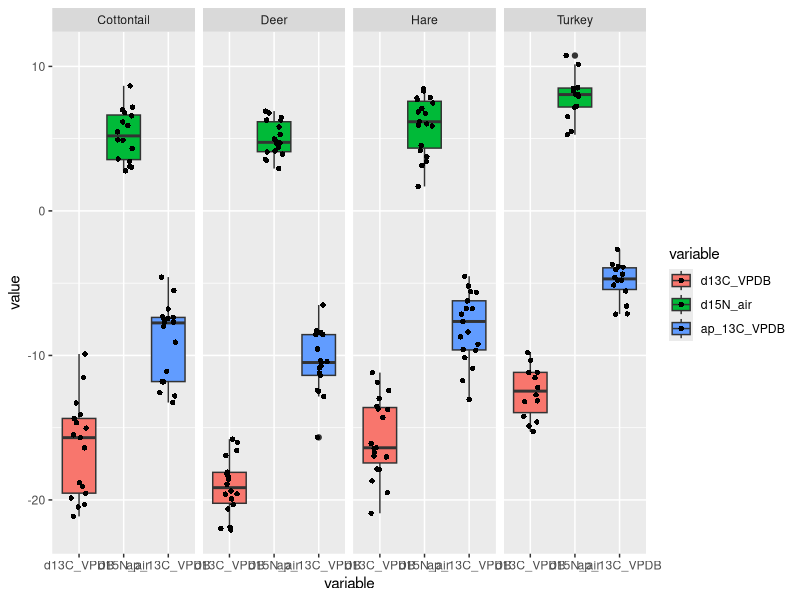
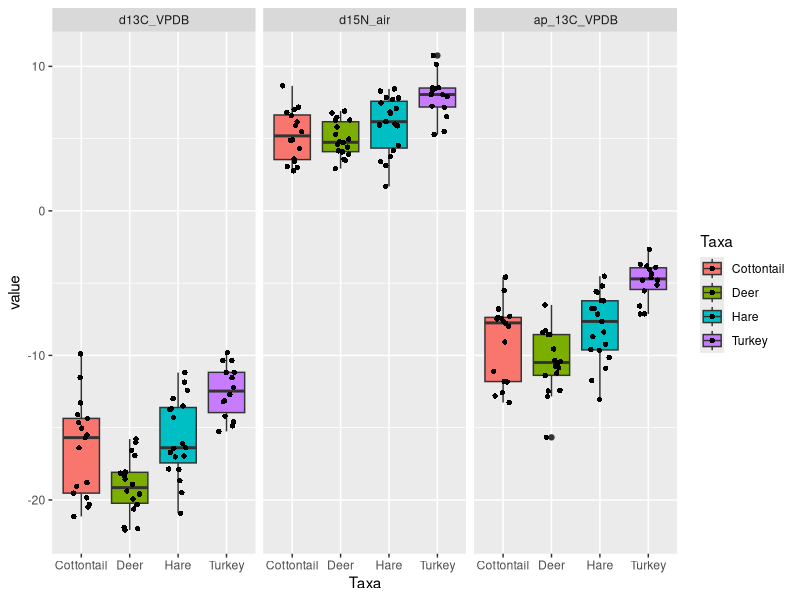
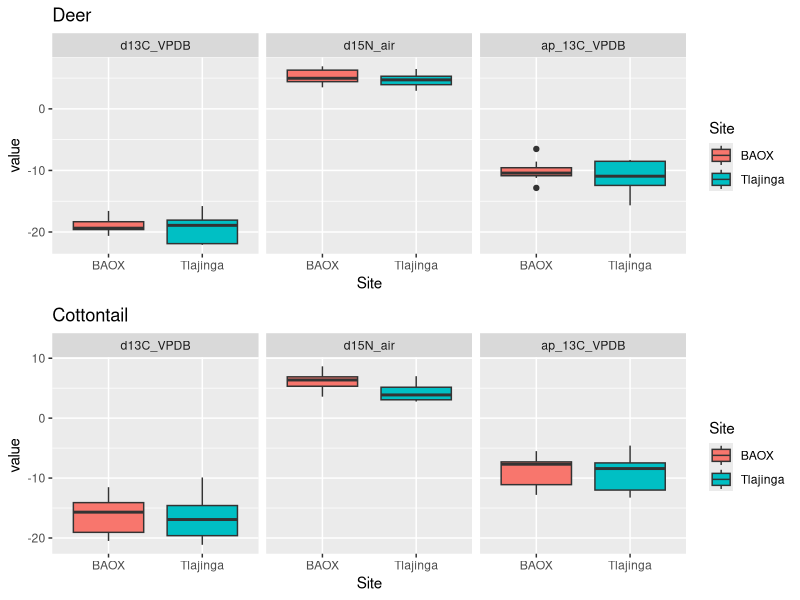
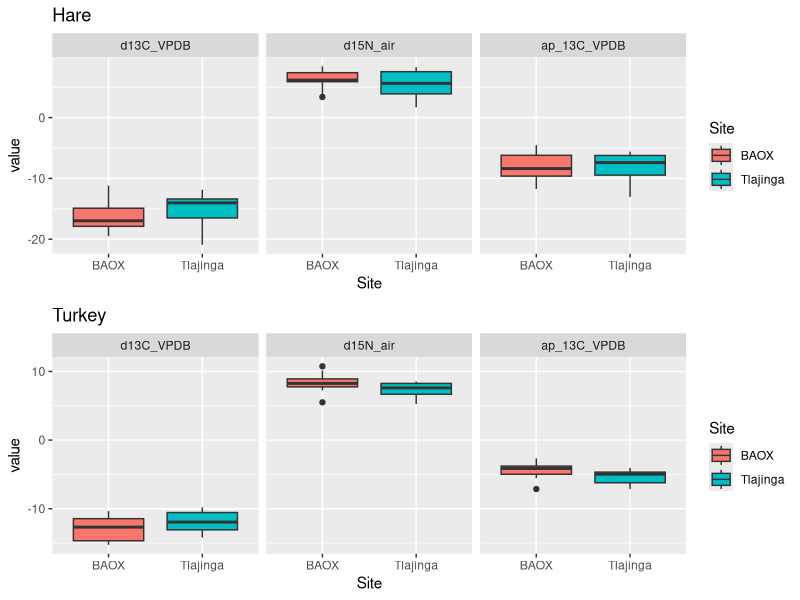
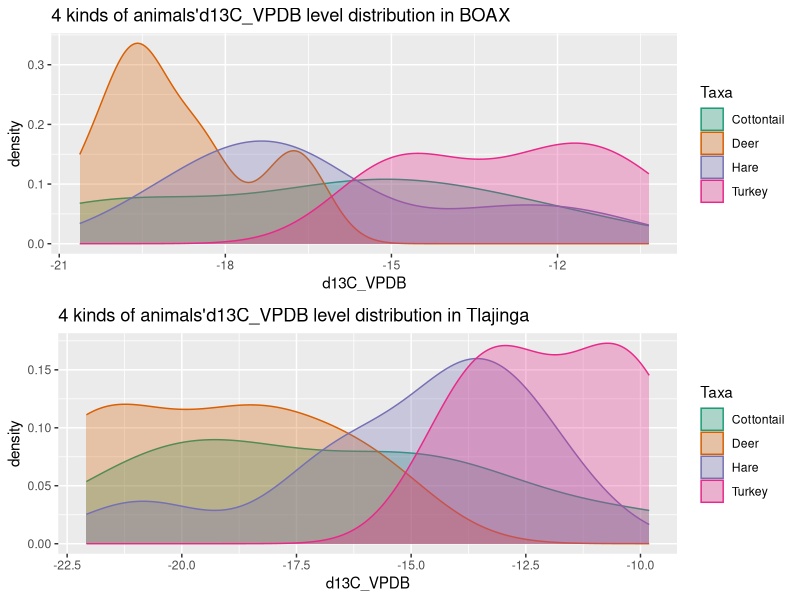
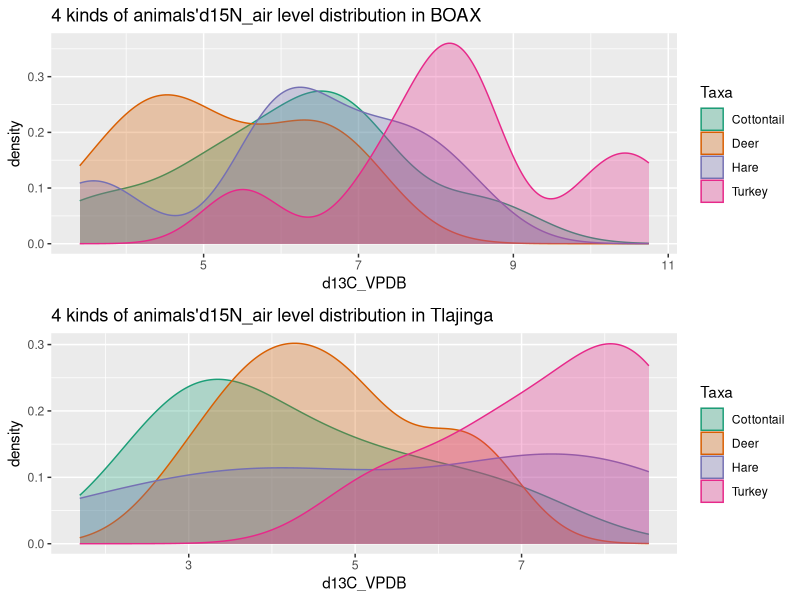
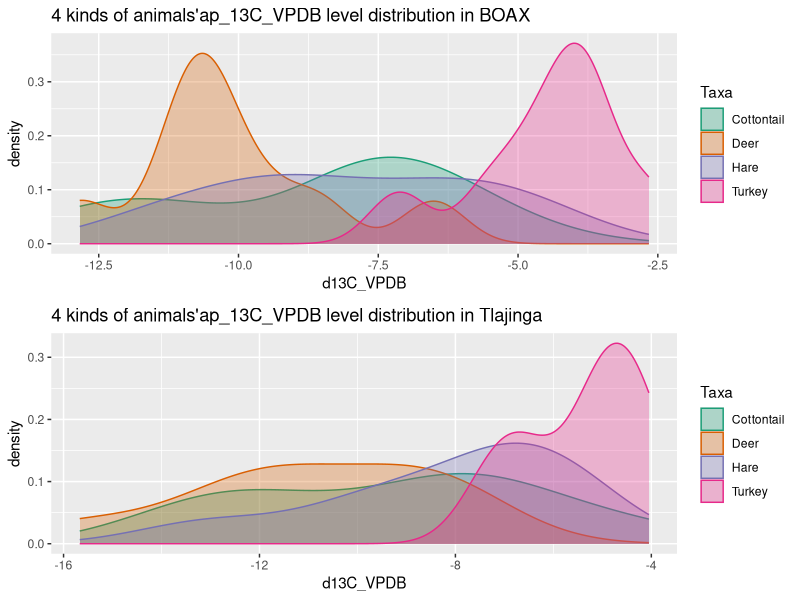
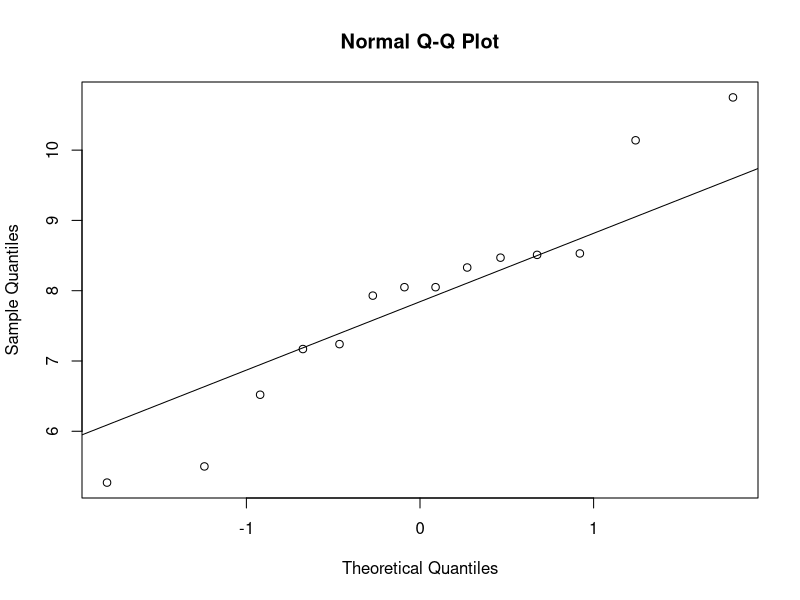

Generate these figures, in order, with R:
## ---- chunk 1
knitr::opts_chunk$set(echo = TRUE, message = FALSE, warning = FALSE)
# install.packages("foreign")
library(ggplot2)
library(openxlsx)
library(reshape2)
library(dplyr)
library(tidyr)
library("formattable")
library(stats)
## ---- chunk 2
#read data
data<-read.xlsx("for_stats_peeps.xlsx")
data<-data[,-2:-6]
data<-data[,-4]
removedata<-c("MC381","MC389","MC393","MC76")
#data <- na.omit(data)
i<-1
for(i in i:4) data<-subset(data,data$ID!=removedata[i])

## ---- chunk 3
#tidy data
data2<-data[,2:8]
data2<-data2[,-3]
data2<-data2[,-5]
aggdata<-melt(data2,id=(c("Taxa","Site")))

## ---- chunk 4
summ <- aggdata %>%                              
  group_by(Taxa,Site,variable) %>% 
  na.omit(aggdata) %>%
  summarize(min = min(value),
            median = median(value),
            mean = mean(value),
            max = max(value),
            sd = sd(value),
            count=n())
#formattable(summ)

## ---- chunk 5
ggplot(data = aggdata, aes(x=variable,y=value, fill=variable)) + 
  geom_boxplot()+
  geom_jitter(shape=16, position=position_jitter(0.2))+
  facet_wrap(~Taxa,nrow = 1)
## ---- chunk 6
ggplot(data = aggdata, aes(x=Taxa,y=value, fill=Taxa)) + 
  geom_boxplot()+
  geom_jitter(shape=16, position=position_jitter(0.2))+
  facet_wrap(~variable,nrow = 1)
## ---- chunk 7
data_deer<-aggdata[which(aggdata$Taxa=="Deer"),]
data_Cottontail<-aggdata[which(aggdata$Taxa=="Cottontail"),]
data_Hare<-aggdata[which(aggdata$Taxa=="Hare"),]
data_Turkey<-aggdata[which(aggdata$Taxa=="Turkey"),]

deer1<-ggplot(data = data_deer, aes(x=variable,y=value, fill=variable)) + 
  geom_boxplot()+
  #geom_jitter(shape=16, position=position_jitter(0.2))+
  labs(title = 'Deer')+
  facet_wrap(~Site,nrow = 1)

deer2<-ggplot(data = data_deer, aes(x=Site,y=value, fill=Site)) + 
  geom_boxplot()+
  #geom_jitter(shape=16, position=position_jitter(0.2))+
  labs(title = 'Deer')+
  facet_wrap(~variable,nrow = 1)



cot1<-ggplot(data = data_Cottontail, aes(x=variable,y=value, fill=variable)) + 
  geom_boxplot()+
  #geom_jitter(shape=16, position=position_jitter(0.2))+
  labs(title = 'Cottontail')+
  facet_wrap(~Site,nrow = 1)

cot2<-ggplot(data = data_Cottontail, aes(x=Site,y=value, fill=Site)) + 
  geom_boxplot()+
  #geom_jitter(shape=16, position=position_jitter(0.2))+
  labs(title = 'Cottontail')+
  facet_wrap(~variable,nrow = 1)


hare1<-ggplot(data = data_Hare, aes(x=variable,y=value, fill=variable)) + 
  geom_boxplot()+
  #geom_jitter(shape=16, position=position_jitter(0.2))+
  labs(title = 'Hare')+
  facet_wrap(~Site,nrow = 1)

hare2<-ggplot(data = data_Hare, aes(x=Site,y=value, fill=Site)) + 
  geom_boxplot()+
  #geom_jitter(shape=16, position=position_jitter(0.2))+
  labs(title = 'Hare')+
  facet_wrap(~variable,nrow = 1)

turkey1<-ggplot(data = data_Turkey, aes(x=variable,y=value, fill=variable)) + 
  geom_boxplot()+
  #geom_jitter(shape=16, position=position_jitter(0.2))+
  labs(title = 'Turkey')+
  facet_wrap(~Site,nrow = 1)

turkey2<-ggplot(data = data_Turkey, aes(x=Site,y=value, fill=Site)) + 
  geom_boxplot()+
  #geom_jitter(shape=16, position=position_jitter(0.2))+
  labs(title = 'Turkey')+
  facet_wrap(~variable,nrow = 1)

## ---- chunk 8

#gridExtra::grid.arrange(deer1,cot1,nrow=2,ncol=1)
#gridExtra::grid.arrange(hare1,turkey1,nrow=2,ncol=1)

gridExtra::grid.arrange(deer2,cot2,nrow=2,ncol=1)
gridExtra::grid.arrange(hare2,turkey2,nrow=2,ncol=1)

## ---- chunk 9
mean(filter(aggdata,Taxa=="Hare" & Site=="BAOX" & variable=="d15N_air")$value)
sd(filter(aggdata,Taxa=="Hare" & Site=="BAOX" & variable=="d15N_air")$value)
## ---- chunk 10
# check the d13C_VPDB
aggdata1 <- filter(aggdata, variable== "d13C_VPDB" & Site == "BAOX")
ggplot1 <- ggplot(aggdata1, aes(value, colour = Taxa,fill=Taxa)) + geom_density(alpha = 0.3) +
  scale_fill_brewer(palette="Dark2") +
  scale_color_brewer(palette="Dark2") +
  labs(x = "d13C_VPDB", y = "density", title = "4 kinds of animals'd13C_VPDB level distribution in BOAX")


aggdata2 <- filter(aggdata, variable== "d13C_VPDB" & Site == "Tlajinga")
ggplot2 <- ggplot(aggdata2, aes(value, colour = Taxa,fill=Taxa)) + geom_density(alpha = 0.3) +
  scale_fill_brewer(palette="Dark2") +
  scale_color_brewer(palette="Dark2") +
  labs(x = "d13C_VPDB", y = "density", title = "4 kinds of animals'd13C_VPDB level distribution in Tlajinga")

gridExtra::grid.arrange(ggplot1, ggplot2)
## ---- chunk 11
# check the d15N_air
aggdata3 <- filter(aggdata, variable== "d15N_air" & Site == "BAOX")
ggplot3 <- ggplot(aggdata3, aes(value, colour = Taxa,fill=Taxa)) + geom_density(alpha = 0.3) +
  scale_fill_brewer(palette="Dark2") +
  scale_color_brewer(palette="Dark2") +
  labs(x = "d13C_VPDB", y = "density", title = "4 kinds of animals'd15N_air level distribution in BOAX")


aggdata4 <- filter(aggdata, variable== "d15N_air" & Site == "Tlajinga")
ggplot4 <- ggplot(aggdata4, aes(value, colour = Taxa,fill=Taxa)) + geom_density(alpha = 0.3) +
  scale_fill_brewer(palette="Dark2") +
  scale_color_brewer(palette="Dark2") +
  labs(x = "d13C_VPDB", y = "density", title = "4 kinds of animals'd15N_air level distribution in Tlajinga")

gridExtra::grid.arrange(ggplot3, ggplot4)
## ---- chunk 12
# check the ap_13C_VPDB
aggdata5 <- filter(aggdata, variable== "ap_13C_VPDB" & Site == "BAOX")
ggplot5 <- ggplot(aggdata5, aes(value, colour = Taxa,fill=Taxa)) + geom_density(alpha = 0.3) +
  scale_fill_brewer(palette="Dark2") +
  scale_color_brewer(palette="Dark2") +
  labs(x = "d13C_VPDB", y = "density", title = "4 kinds of animals'ap_13C_VPDB level distribution in BOAX")


aggdata6 <- filter(aggdata, variable== "ap_13C_VPDB" & Site == "Tlajinga")
ggplot6 <- ggplot(aggdata6, aes(value, colour = Taxa,fill=Taxa)) + geom_density(alpha = 0.3) +
  scale_fill_brewer(palette="Dark2") +
  scale_color_brewer(palette="Dark2") +
  labs(x = "d13C_VPDB", y = "density", title = "4 kinds of animals'ap_13C_VPDB level distribution in Tlajinga")

gridExtra::grid.arrange(ggplot5, ggplot6)
## ---- chunk 13
qqnorm(aggdata[aggdata$Taxa=="Turkey"&aggdata$variable=="d15N_air",]$value)
qqline(aggdata[aggdata$Taxa=="Turkey"&aggdata$variable=="d15N_air",]$value)
## ---- chunk 14
# Assumption
# H0 : v1  = v2
# Ha : v1 != v2
## ---- chunk 15
# "d13C_VPDB" level in turkey groups
test.turkey.d13C <- filter(aggdata, Taxa == "Turkey" & variable== "d13C_VPDB")
with(test.turkey.d13C, shapiro.test(value[Site == "BAOX"])) # p = 0.4606
with(test.turkey.d13C, shapiro.test(value[Site == "Tlajinga"])) # p = 0.7027

# From the output, the two p-values are greater than the significance level 0.05 implying that the distribution of the data are not significantly different from the normal distribution. In other words, we can assume the normality.

t.test(value ~ Site, data = test.turkey.d13C, var.equal = TRUE)
# p = 0.3323
# Not reject!
## ---- chunk 16
# "d13C_VPDB" level in Cottontail groups
test.Cottontail.d13C <- filter(aggdata, Taxa == "Cottontail" & variable== "d13C_VPDB")
with(test.Cottontail.d13C, shapiro.test(value[Site == "BAOX"])) # p = 0.5969
with(test.Cottontail.d13C, shapiro.test(value[Site == "Tlajinga"])) # p = 0.3941

# From the output, the two p-values are greater than the significance level 0.05 implying that the distribution of the data are not significantly different from the normal distribution. In other words, we can assume the normality.
t.test(value ~ Site, data = test.Cottontail.d13C, var.equal = TRUE)
# p = 0.8162
# Not reject!
## ---- chunk 17
# "d13C_VPDB" level in Deer groups
test.Deer.d13C <- filter(aggdata, Taxa == "Deer" & variable== "d13C_VPDB")
with(test.Deer.d13C, shapiro.test(value[Site == "BAOX"])) # p = 0.3914
with(test.Deer.d13C, shapiro.test(value[Site == "Tlajinga"])) # p = 0.2177

# From the output, the two p-values are greater than the significance level 0.05 implying that the distribution of the data are not significantly different from the normal distribution. In other words, we can assume the normality.
t.test(value ~ Site, data = test.Deer.d13C, var.equal = TRUE)
# p = 0.6657
# Not reject!
## ---- chunk 18
# "d13C_VPDB" level in Hare groups
test.Hare.d13C <- filter(aggdata, Taxa == "Hare" & variable== "d13C_VPDB")
with(test.Hare.d13C, shapiro.test(value[Site == "BAOX"])) # p = 0.2707
with(test.Hare.d13C, shapiro.test(value[Site == "Tlajinga"])) # p = 0.2447

# From the output, the two p-values are greater than the significance level 0.05 implying that the distribution of the data are not significantly different from the normal distribution. In other words, we can assume the normality.

t.test(value ~ Site, data = test.Hare.d13C, var.equal = TRUE)
# p = 0.3999
# Not reject!
## ---- chunk 19
# "d15N_air" level in turkey groups
test.turkey.d15N <- filter(aggdata, Taxa == "Turkey" & variable== "d15N_air")
with(test.turkey.d15N, shapiro.test(value[Site == "BAOX"])) # p = 0.7717
with(test.turkey.d15N, shapiro.test(value[Site == "Tlajinga"])) # p = 0.4532

# From the output, the two p-values are greater than the significance level 0.05 implying that the distribution of the data are not significantly different from the normal distribution. In other words, we can assume the normality.

t.test(value ~ Site, data = test.turkey.d15N, var.equal = TRUE)
# p = 0.2313
# Not reject!
## ---- chunk 20
# "d15N_air" level in Cottontail groups
test.Cottontail.d15N <- filter(aggdata, Taxa == "Cottontail" & variable== "d15N_air")
with(test.Cottontail.d15N, shapiro.test(value[Site == "BAOX"])) # p = 0.09437
with(test.Cottontail.d15N, shapiro.test(value[Site == "Tlajinga"])) # p = 0.2703

# From the output, the two p-values are greater than the significance level 0.05 implying that the distribution of the data are not significantly different from the normal distribution. In other words, we can assume the normality.
t.test(value ~ Site, data = test.Cottontail.d15N, var.equal = TRUE)
# p = 0.0321 < 0.05
# Reject!
## ---- chunk 21
data_deer_dc<-data_deer[which(data_deer$variable=="d13C_VPDB"),]
wilcox.test(value~Site,data=data_deer_dc)

data_deer_apc<-data_deer[which(data_deer$variable=="ap_13C_VPDB"),] %>% na.omit(data_deer)
wilcox.test(value~Site,data=data_deer_apc)

data_deer_n<-data_deer[which(data_deer$variable=="d15N_air"),]
wilcox.test(value~Site,data=data_deer_n)
## ---- chunk 22
data_cott_dc<-data_Cottontail[which(data_Cottontail$variable=="d13C_VPDB"),]
wilcox.test(value~Site,data=data_cott_dc)

data_cott_apc<-data_Cottontail[which(data_Cottontail$variable=="ap_13C_VPDB"),] 
wilcox.test(value~Site,data=data_cott_apc)

data_cott_n<-data_Cottontail[which(data_Cottontail$variable=="d15N_air"),]%>% na.omit(data_Cottontail)
wilcox.test(value~Site,data=data_cott_n)
## ---- chunk 23
data_hare_dc<-data_Hare[which(data_Hare$variable=="d13C_VPDB"),]
wilcox.test(value~Site,data=data_hare_dc)

data_hare_apc<-data_Hare[which(data_Hare$variable=="ap_13C_VPDB"),] 
wilcox.test(value~Site,data=data_hare_apc)

data_hare_n<-data_Hare[which(data_Hare$variable=="d15N_air"),]
wilcox.test(value~Site,data=data_hare_n)
## ---- chunk 24
data_turkey_dc<-data_Turkey[which(data_Turkey$variable=="d13C_VPDB"),]
wilcox.test(value~Site,data=data_turkey_dc)

data_turkey_apc<-data_Turkey[which(data_Turkey$variable=="ap_13C_VPDB"),] 
wilcox.test(value~Site,data=data_turkey_apc)

data_turkey_n<-data_Turkey[which(data_Turkey$variable=="d15N_air"),]
wilcox.test(value~Site,data=data_turkey_n)
## ---- chunk 25
#waining mean:
#  The impact of ties means the Wilcoxon rank sum distribution cannot be used to calculate exact p-values. If ties occur in our data and we have fewer than 50 observations, the wilcox.test function returns a normal approximated p-value along with a warning message that says “cannot compute exact p-value with ties”.


#Since this p-value is not less than 0.05, we fail to reject the null hypothesis. 


# Mann-Whitney U Test for Cottontail.

# W=52, p-value= 0.03792

# we can reject the null hypothesis:
# two sites animals are the same
## ---- chunk 26
Utable<-read.xlsx("Mann-Whitney_Table_0.01.xlsx")

Utest<-function(set1,set2){
  l1<-length(set1)
  l2<-length(set2)
  set<-c(set1,set2)
  set<-rbind(set,c(rep(1,l1),rep(2,l2)))
  rset<-rank(set[1,])
  R1<-sum(rset[1:l1])
  R2<-sum(rset[(l1+1):(l1+l2)])
  U1<-l1*l2+l1*(l1+1)/2-R1
  U2<-l1*l2+l2*(l2+1)/2-R2
  print(min(U1,U2))
  print(Utable[l1,l2])
  min(U1,U2)<Utable[l1,l2]
}
## ---- chunk 27
setA<-data_deer_dc[which(data_deer_dc$Site=="BAOX"),]
setB<-data_deer_dc[which(data_deer_dc$Site=="Tlajinga"),]
Utest(setA$value,setB$value)

setA<-data_deer_apc[which(data_deer_apc$Site=="BAOX"),]
setB<-data_deer_apc[which(data_deer_apc$Site=="Tlajinga"),]
Utest(setA$value,setB$value)

setA<-data_deer_n[which(data_deer_n$Site=="BAOX"),]
setB<-data_deer_n[which(data_deer_n$Site=="Tlajinga"),]
Utest(setA$value,setB$value)
## ---- chunk 28
setA<-data_cott_dc[which(data_cott_dc$Site=="BAOX"),]
setB<-data_cott_dc[which(data_cott_dc$Site=="Tlajinga"),]
Utest(setA$value,setB$value)

setA<-data_cott_apc[which(data_cott_apc$Site=="BAOX"),]
setB<-data_cott_apc[which(data_cott_apc$Site=="Tlajinga"),]
Utest(setA$value,setB$value)

setA<-data_cott_n[which(data_cott_n$Site=="BAOX"),]
setB<-data_cott_n[which(data_cott_n$Site=="Tlajinga"),]
Utest(setA$value,setB$value)
## ---- chunk 29
setA<-data_hare_dc[which(data_hare_dc$Site=="BAOX"),]
setB<-data_hare_dc[which(data_hare_dc$Site=="Tlajinga"),]
Utest(setA$value,setB$value)

setA<-data_hare_apc[which(data_hare_apc$Site=="BAOX"),]
setB<-data_hare_apc[which(data_hare_apc$Site=="Tlajinga"),]
Utest(setA$value,setB$value)

setA<-data_hare_n[which(data_hare_n$Site=="BAOX"),]
setB<-data_hare_n[which(data_hare_n$Site=="Tlajinga"),]
Utest(setA$value,setB$value)

## ---- chunk 30
setA<-data_turkey_dc[which(data_turkey_dc$Site=="BAOX"),]
setB<-data_turkey_dc[which(data_turkey_dc$Site=="Tlajinga"),]
Utest(setA$value,setB$value)

setA<-data_turkey_apc[which(data_turkey_apc$Site=="BAOX"),]
setB<-data_turkey_apc[which(data_turkey_apc$Site=="Tlajinga"),]
Utest(setA$value,setB$value)

setA<-data_turkey_n[which(data_turkey_n$Site=="BAOX"),]
setB<-data_turkey_n[which(data_turkey_n$Site=="Tlajinga"),]
Utest(setA$value,setB$value)
## ---- chunk 31
mann <- subset(aggdata,select = -Site) %>%                         
  group_by(Taxa,variable) %>% 
  na.omit(aggdata) %>%
  summarize(rank = rank(value))
mann<- aggdata %>%                              
  group_by(Taxa,variable) %>% 
  na.omit(aggdata) %>%
  cbind(rank=mann$rank)
#formattable(mann)

mann_cott_n<-mann[which(mann$variable=="d15N_air" & mann$Taxa=="Cottontail"),]
setA<-mann_cott_n[mann_cott_n$Site=="BAOX",]
setB<-mann_cott_n[mann_cott_n$Site=="Tlajinga",]
n1<-length(setA$Taxa)
n2<-length(setB$Tlajinga)
R1<-sum(setA$rank)
R2<-sum(setB$rank)
U1<-n1*n2+n1*(n1+1)/2-R1
U2<-n1*n2+n2*(n2+1)/2-R2
#min(U1,U2)
